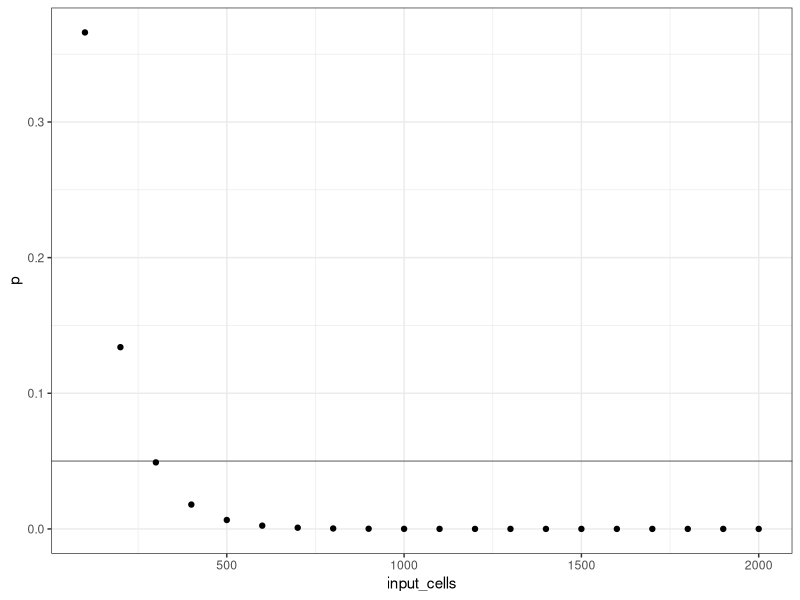
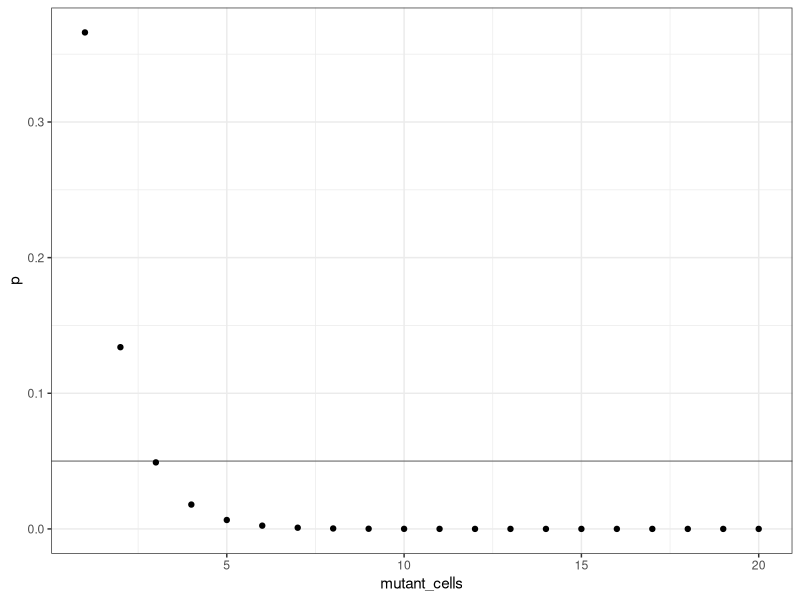
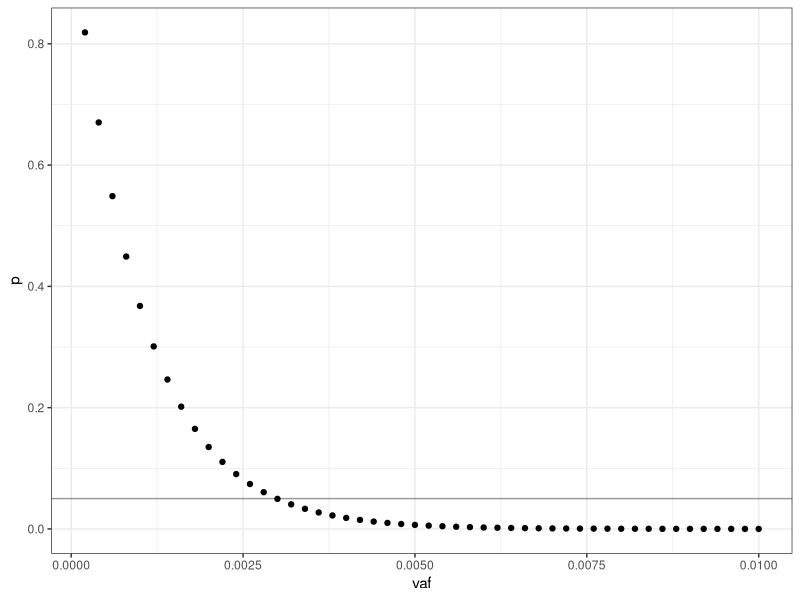
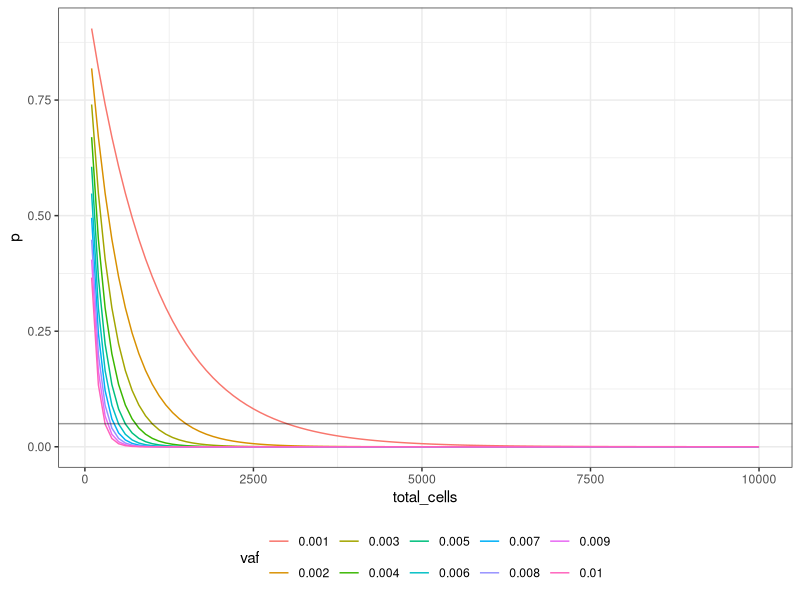
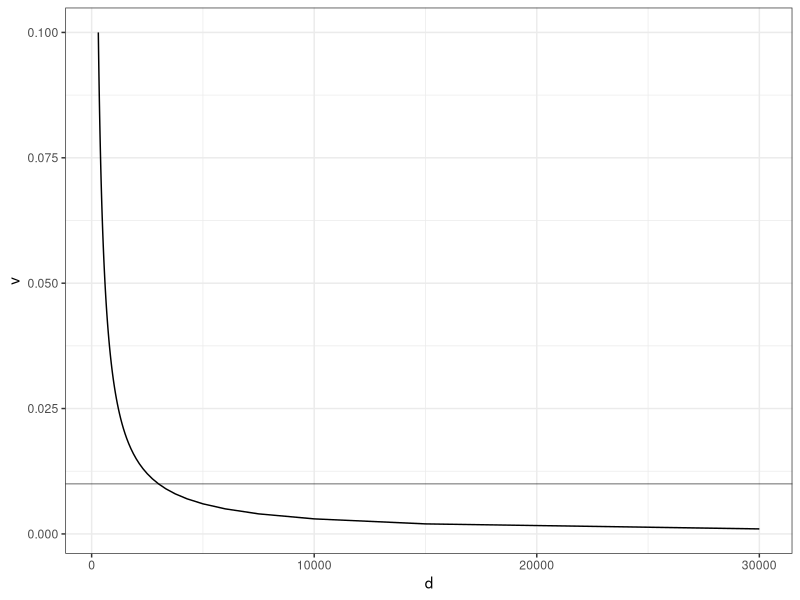
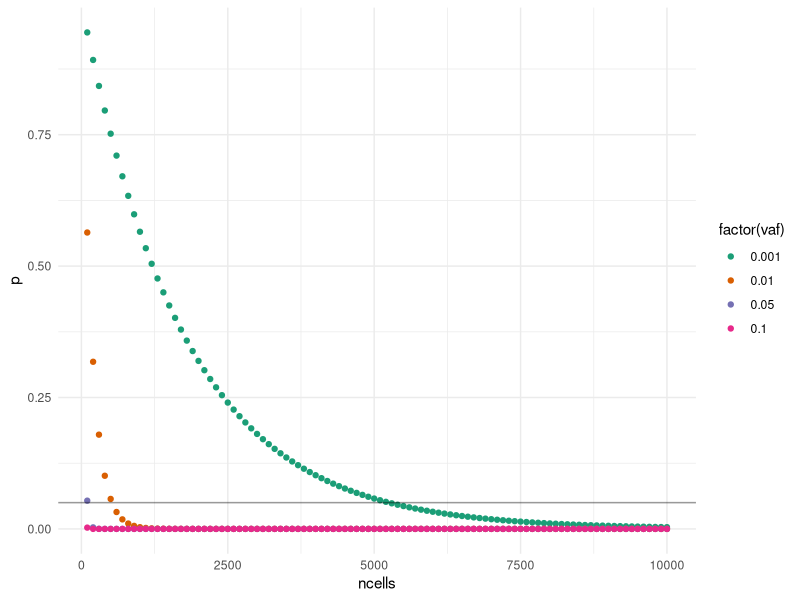

These figures' R source, in order:
## ---- chunk 1
DOCNAME = "Simulation_Benchmarking"
knitr::opts_chunk$set(autodep        = TRUE,
                      cache          = FALSE,
                      cache.path     = paste0("cache/", DOCNAME, "/"),
                      cache.comments = FALSE,
                      echo           = TRUE,
                      error          = FALSE,
                      fig.align      = "center",
                      fig.width      = 9,
                      fig.height     = 5,
                      dev            = c("png"),
                      message        = FALSE,
                      warning        = FALSE)
## ---- chunk 2
library(ggplot2)
## ---- chunk 3
v = 0.01
n = seq(100, 2000, 100)

vafs <- data.frame(vaf=v,
                   p=pbinom(0, n, v),
                   input_cells=n,
                   mutant_cells=(n * v))

ggplot(vafs, aes(input_cells, p)) +
    geom_point() +
    theme_bw() +
    geom_hline(yintercept=0.05, alpha=0.4)
## ---- chunk 4
ggplot(vafs, aes(mutant_cells, p)) +
    geom_point() +
    theme_bw() +
    geom_hline(yintercept=0.05, alpha=0.4)
## ---- chunk 5
deviation <- abs(0.05 - vafs$p)
print(vafs[which(deviation == min(deviation)),])
## ---- chunk 6
v = seq(0.0002, 0.01, 0.0002)
n = 1000

vafs <- data.frame(vaf=v,
                   p=pbinom(0, n, v),
                   input_cells=n,
                   mutant_cells=(n * v))

ggplot(vafs, aes(vaf, p)) +
    geom_point() +
    theme_bw() +
    geom_hline(yintercept=0.05, alpha=0.4)
## ---- chunk 7
deviation <- abs(0.05 - vafs$p)
print(vafs[which(deviation == min(deviation)),])
## ---- chunk 8
cells_vs_vaf = NULL
n = seq(100, 10000, 100)
V = seq(0.001, 0.01, 0.001)
for (v in V) {
    toadd <- data.frame(
        vaf=as.factor(v),
        p=pbinom(0, n, v),
        total_cells=n
    )
    cells_vs_vaf <- rbind(cells_vs_vaf, toadd)
}

ggplot(cells_vs_vaf, aes(total_cells, p, colour=vaf)) +
    geom_line() +
    theme_bw() +
    theme(legend.position = 'bottom') +
    geom_hline(yintercept=0.05, alpha=0.4)
## ---- chunk 9
v = seq(0.001, 0.1, 0.001)
ccov <- data.frame(d = 30 / v,
                   v = v)
ggplot(ccov, aes(d, v)) +
    geom_line() +
    theme_bw() +
    geom_hline(yintercept=0.01, alpha=0.4)
## ---- chunk 10
df <- NULL
min_reads <- 1
duplex_yield <- 30
duplex_seq_range <- seq(1, 10000, 1)
fraction_we_can_miss <- 0.5

for(vaf in c(0.1, 0.01, 0.001)) {
    tmp <- data.frame(
        pval=pbinom(min_reads - 1, duplex_seq_range, vaf),
        vaf=vaf,
        duplex_cov=duplex_seq_range,
        total_cov=duplex_seq_range * duplex_yield
    )
    tmp <- tmp[tmp$pval < fraction_we_can_miss,]
    tmp <- tmp[tmp$pval == max(tmp$pval),]
    df <- rbind(df, tmp)
}

print(df)
## ---- chunk 11
lane_cap <- 6e11
g <- 5e6
pmiss <- 0.05
c <- 10
e <- 0.057

vafs <- c(0.001, 0.01, 0.05, 0.1)
n <- seq(100, 10000, 100)

# calculate duplex coverage
dcov <- n * c * e

# calculate total sequenced bases
bases <- g * c * n

probs <- NULL
min_cells <- NULL
for(vaf in vafs) {
    prob <- data.frame(ncells = n,
                        dcov = dcov,
                        p = pbinom(0, dcov, vaf),
                        vaf = vaf,
                        bases = bases,
                        within_capacity = bases < lane_cap)
    
    tmp <- prob[prob$p < pmiss,]
    tmp <- tmp[tmp$p == max(tmp$p),]
    min_cells <- rbind(tmp, min_cells)

    probs <- rbind(probs, prob)
}

print(min_cells)
ggplot(probs, aes(ncells, p, colour = factor(vaf))) +
    geom_point() +
    theme_minimal() +
    geom_hline(yintercept = pmiss, alpha=0.4) +
    scale_color_brewer(palette = 'Dark2')
